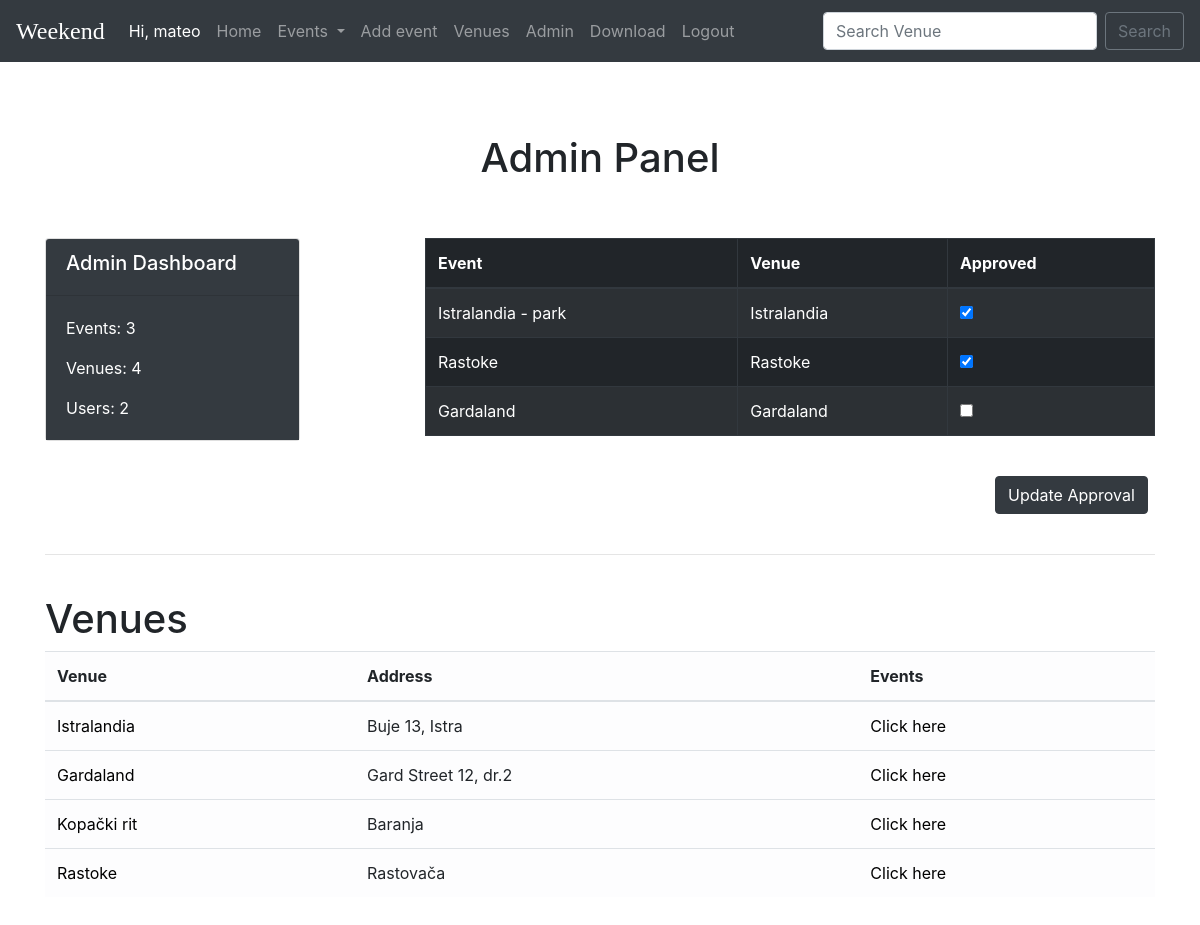
The app's page /admin-approval (signed in), older data.
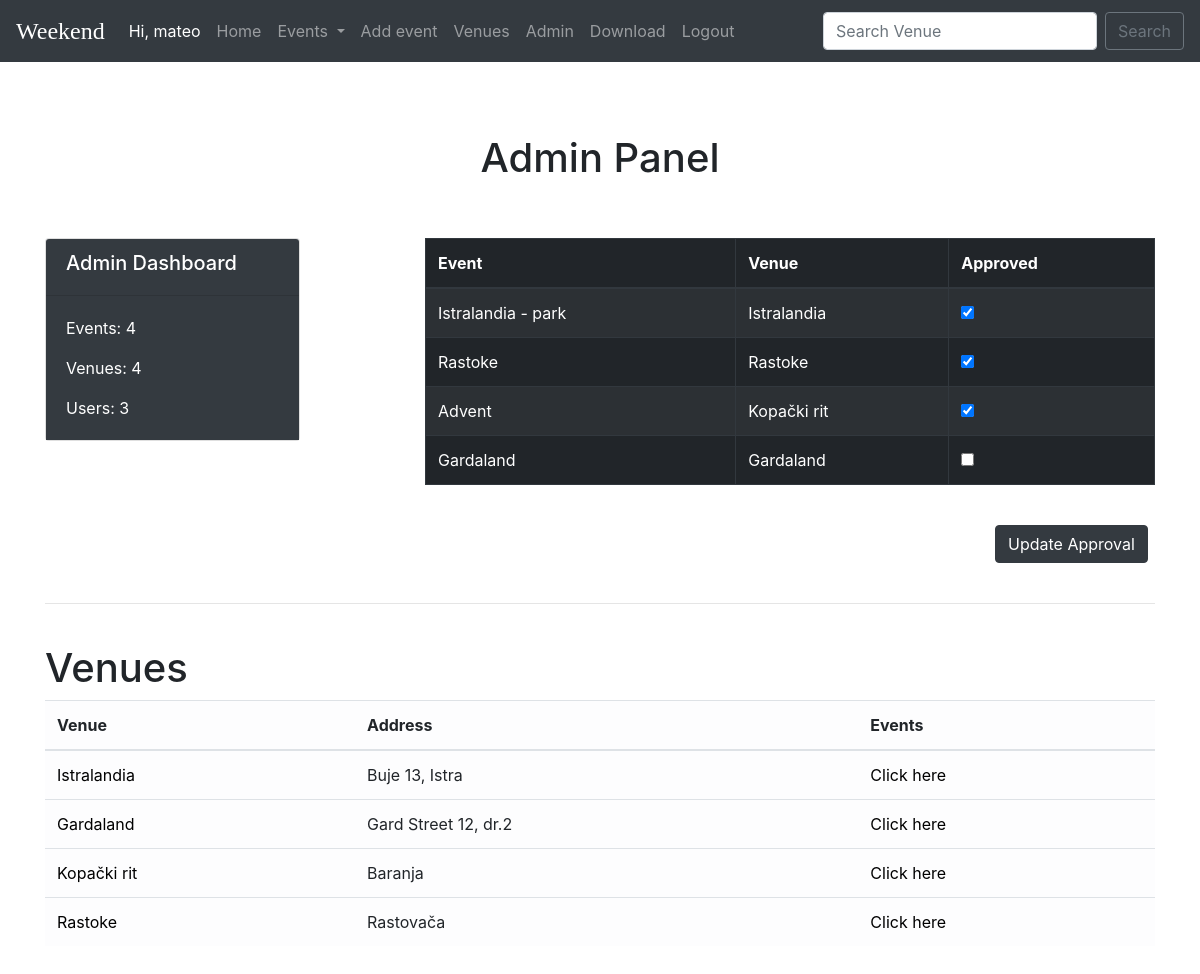
The same page, newer data.
### events/models.py (models this page shows, shortened)
class Event(models.Model):
    name = models.CharField(verbose_name="Event name",max_length=100)
    event_date = models.DateTimeField("Event date")
    venue = models.ForeignKey(Venue,on_delete=models.CASCADE)
    manager = models.ForeignKey(User,on_delete = models.SET_NULL,blank = True,null = True)
    description = models.TextField(blank = True)
    attendees = models.ManyToManyField(MyClubUsers,blank = True)
    approved =  models.BooleanField(default=False) # if approved return TRUE, else FALSE

class Venue(models.Model):
    name = models.CharField(max_length=200)
    address = models.CharField(max_length=200)
    zip_code = models.CharField(max_length=10)
    image  = models.ImageField(blank = True,null = True,upload_to ="images/")
    owner  = models.IntegerField(blank = False,default = 1)
    phone = models.CharField("Contact",max_length = 20,blank = True)
    web = models.URLField(blank = True)
    email_address = models.EmailField(max_length=100,blank = True)
    def __str__(self):
        return f"{self.name}"

### events/views.py (the view)
# urls.py: path("admin-approval",admin_approval,name = "admin_approval"),
def admin_approval(request):
    event_count = Event.objects.all().count()
    venue_count = Venue.objects.all().count()
    user_count = User.objects.all().count()
    venue_list = Venue.objects.all()
    event_list = Event.objects.all().order_by("event_date")
    if request.user.is_superuser:
        if request.method == "POST":
           id_list = request.POST.getlist("boxes")
           event_list.update(approved = False)
           for x in id_list:
               Event.objects.filter(pk = int(x)).update(approved = True)
           messages.success(request,"Event list approval has been updated successfully!")
           return render(request,"event/admin_approval.html",{"event_list":event_list,
                                                              "event_count":event_count,
                                                              "venue_count":venue_count,
                                                              "user_count":user_count,
                                                              "venue_list":venue_list})
        else:
           return render(request,"event/admin_approval.html",{"event_list":event_list,
                                                              "event_count":event_count,
                                                              "venue_count":venue_count,
                                                              "user_count":user_count,
                                                              "venue_list":venue_list})
    else:
        messages.info(request,"Sorry! You are not allowed to see this page!")
        return render (request,"event/admin_approval.html")

### templates/event/admin_approval.html (shortened to what this page needs)
{% extends 'core/base.html' %}
{% block content %}
<br><br>
<h1 align ="center">Admin Panel </h1>
<br><br>
<div class = "row">
<div class = "col-sm-3">
<form action = "" method = "POST">
    {% if user.is_authenticated %}
    <div class="card">
        <div class="card-header bg-dark">
         <h5 style ="color:white">Admin Dashboard</h5>
        </div>
        <div class="card-body bg-dark">
          <p class="card-text" style = "color:white"> Events: {{event_count}}</p>
          <p class="card-text" style = "color:white"> Venues: {{venue_count}}</p>
          <p class="card-text" style = "color:white"> Users: {{user_count}}</p>
        </div>
    </div>
</div>
    <div class ="col-sm-1"></div>
    <div class = "col-sm-8">
   <table class="table table-hover  table-striped table-bordered table-dark">
            <thead>
                <tr>
                    <th scope="col">Event</th>
                    <th scope="col">Venue</th>
                    <th scope="col">Approved</th>
                </tr>
            </thead>
            <tbody>
                {% for event in event_list %}
                <tr>
                    <td>{{ event.name }}</td>
                    <td>{{event.venue}}</td>
                    <td>
                        {% if event.approved %}
                        <div class ="form-check">
                            <input name = "boxes" class ="form-check-input"value = {{event.id}} type ="checkbox" checked = "checked">
                        </div>
                        {% else %}
                        <div class ="form-check">
                            <input name ="boxes" class ="form-check-input" value={{event.id}} type ="checkbox" >
                        </div>
                        {% endif %}
                    </td>
                </tr>
                {% endfor %}
            </tbody>
        </table>
<br>
</div>
</div>
<div class ="row">
<div class = "col-sm-10">
</div>
<div class ="col-sm-2">
<input type ="submit"  class ="btn btn-dark btn-hover" value = "Update Approval" >
</div>
</div>
<br><hr><br>
<h1>Venues</h1>
   <table class="table table-hover table-light">
     <thead>
       <tr>
         <th scope="col">Venue</th>
         <th scope="col">Address</th>
         <th scope="col">Events</th>
        </tr>
  </thead>
  <tbody>
      {% for venue in venue_list %}
      <tr>
        <td><a href = "{% url 'show_venue' venue.id %}" style = "color:black">{{venue.name}}</a></td>
        <td>{{venue.address}}</td>
        <td><a href = "{% url 'event_by_venue' venue.id %}" style = "color:black">Click here</a></td>
      </tr>
      {% endfor %}
    </tbody>
  </table>
{% else %}
    {% for message in messages %}
            {{message}}
            {% endfor %}
{% endif %}
{% endblock %}

Row changes from the older to the newer data that the page shows:
added Event: name "Advent", venue "Kopački rit"
Text that changed along with them:
{{ event_count }}: "3" → "4"
{{ user_count }}: "2" → "3"
